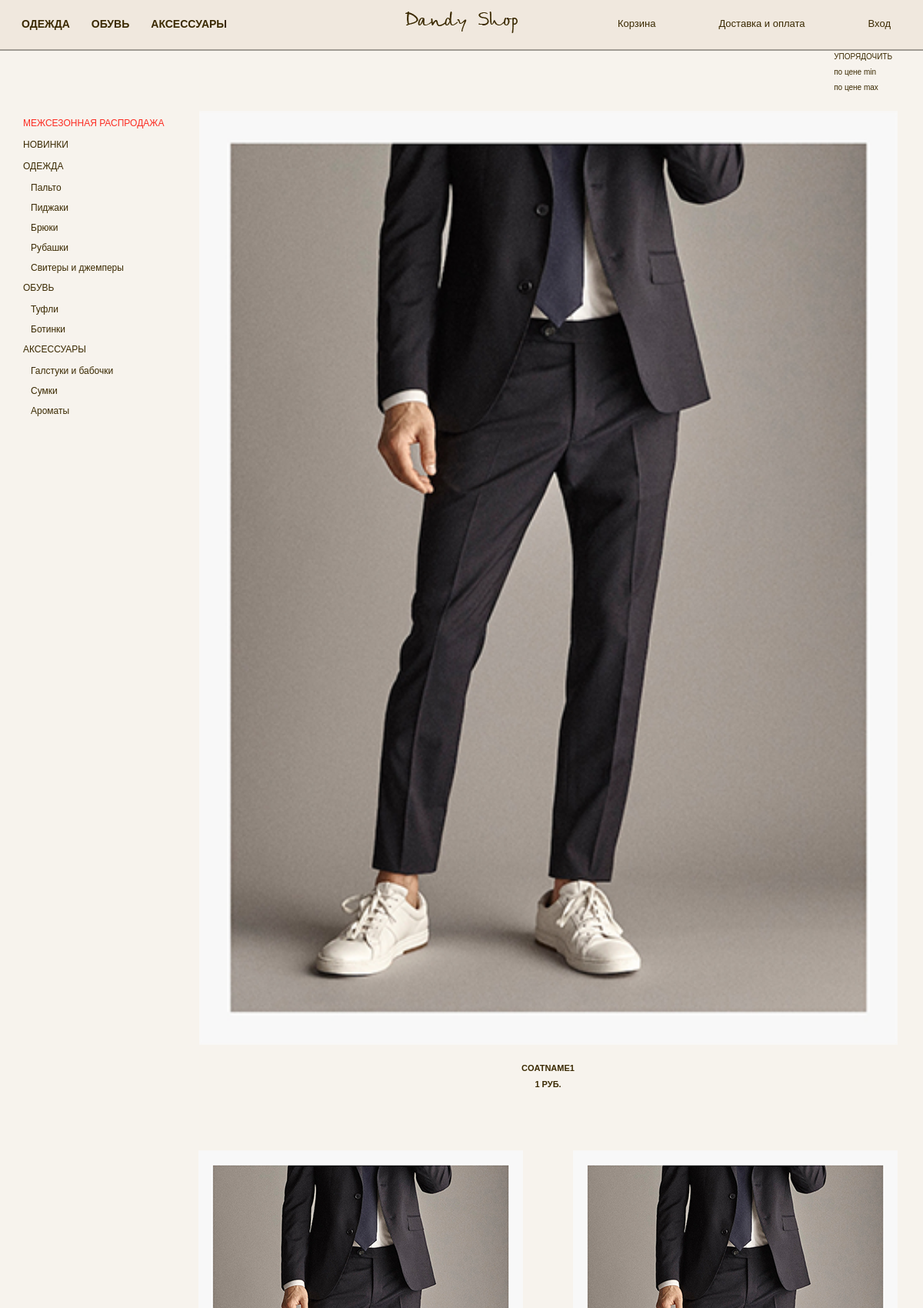
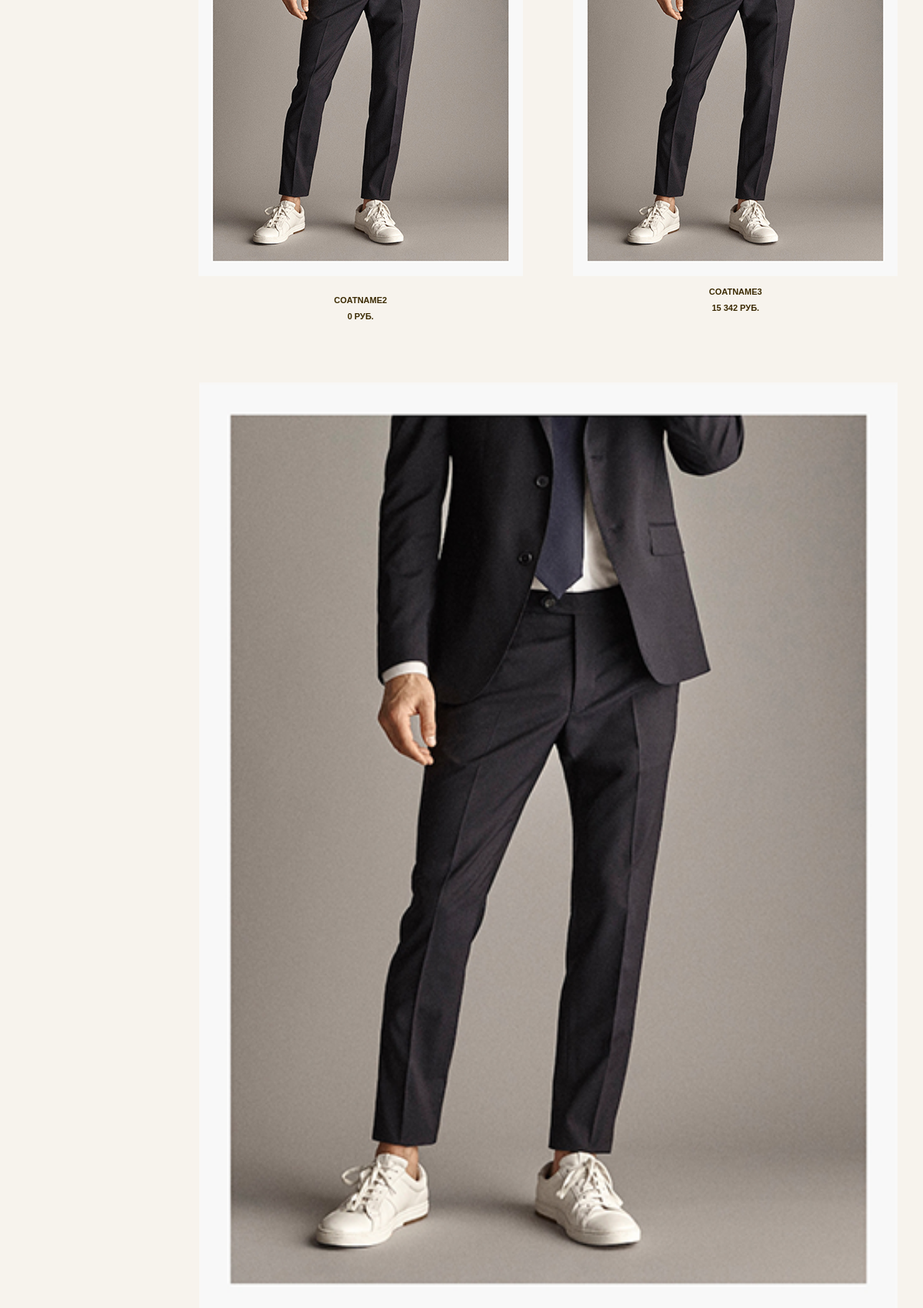
/catalog/coat/ (upper part), run on the app's committed database (2 pictures, top to bottom).
### catalogApp/models.py (models this page shows, shortened)
class Product(models.Model):
    fk_subcatalog = models.ForeignKey(
        Subcatalog, on_delete=models.CASCADE, related_name='products')
    slug = models.SlugField(max_length=100)
    name = models.CharField(max_length=100)
    description = models.TextField(blank=True)
    price = models.PositiveIntegerField(default=0)

class ImageProduct(models.Model):
    fk_product = models.ForeignKey(
        Product, on_delete=models.CASCADE, related_name='images_product')
    image = models.ImageField(
        blank=True, upload_to='imagesProduct')

### catalogApp/views.py (the view)
# urls.py: re_path(r'(?P<slug>\w+)/$', views.catalog_list, name='catalog'),
def catalog_list(request, slug):
    template = 'catalogApp/catalog.html'
    subcatalog = get_object_or_404(Subcatalog, slug=slug)
    products = subcatalog.products.all()
    form = CatalogFilterForm(request.GET)
    if form.is_valid():
        if form.cleaned_data['sort']:
            products = products.order_by(form.cleaned_data['sort'])
    context = {
        'subcatalog_name': subcatalog.name,
        'products': products,
        'form': form,
    }
    return render(request, template, context)

### catalogApp/models.py (called while the page is built)
    def __str__(self):
        return str(self.size)

### main/context_processors.py (called while the page is built)
def get_username(request):
    return {'username': auth.get_user(request).username}

### catalogApp/templates/catalogApp/catalog.html (shortened to what this page needs)
{% extends 'base_template.html' %}
{% load staticfiles %}
{% load humanize %}
{% block style %}
    {% static 'catalogApp/css/catalog_style.css' %}
{% endblock %}
{% block context %}
    <section class="sorted">
        <div class="container">
            <nav>
                <form action="" method="get">
                    <ul>
                        <li><h4>Упорядочить</h4></li>
                        {{ form.sort }}
                    </ul>
                </form>
            </nav>
        </div>
    </section>
    <section class="catalog_list">
        <div class="container">
            <div class="view_catalog">
                <nav class="view_menu_catalog">
                     <ul>
                        <li class="red_text">
                            <h2>Межсезонная распродажа</h2>
                        </li>
                        <li>
                            <h2>Новинки</h2>
                        </li>
                        <li>
                            <h2>Одежда</h2>
                            <ul>
                                <li><a href="{% url 'catalogApp:catalog' 'coat' %}">Пальто</a></li>
                                <li><a href="{% url 'catalogApp:catalog' 'jackets' %}">Пиджаки</a></li>
                                <li><a href="{% url 'catalogApp:catalog' 'trousers' %}">Брюки</a></li>
                                <li><a href="{% url 'catalogApp:catalog' 'shirts' %}">Рубашки</a></li>
                                <li><a href="{% url 'catalogApp:catalog' 'sweaters' %}">Свитеры и джемперы</a></li>
                            </ul>
                        </li>
                        <li>
                            <h2>Обувь</h2>
                            <ul>
                                <li><a href="{% url 'catalogApp:catalog' 'shoes' %}">Туфли</a></li>
                                <li><a href="{% url 'catalogApp:catalog' 'boots' %}">Ботинки</a></li>
                            </ul>
                        </li>
                        <li>
                            <h2>Аксессуары</h2>
                            <ul>
                                <li><a href="{% url 'catalogApp:catalog' 'ties' %}">Галстуки и бабочки</a></li>
                                <li><a href="{% url 'catalogApp:catalog' 'bags' %}">Сумки</a></li>
                                <li><a href="{% url 'catalogApp:catalog' 'aromas' %}">Ароматы</a></li>
                            </ul>
                        </li>
                    </ul>
                </nav>
                <div class="view_tile_catalog">
                    {% if products %}
                        {% for product in products %}
                            <div class="{% cycle 'tile_box_1' 'tile_box_2' 'tile_box_3' %}"
                                style="background-image:
                                        url({{ product.images_product.first.image.url }});">
                                <a href="{% url 'productApp:product' product.slug %}" class="link_image"></a>
                                <a href="{% url 'productApp:product' product.slug %}" class="link_text">
                                    <h3>{{ product.name }}</h3>
                                    <h3>{{ product.price|intcomma }} руб.</h3>
                                </a>
                            </div>
                        {% endfor %}
                    {% else %}
                        <h2>{{ subcatalog_name }} временно отсутствуют.</h2>
                    {% endif %}
                    </div>
                </div>
            </div>
    </section>
{% endblock %}

### static/css/base_style.css (style rules this page uses)
body { font-family: "century gothic", sans-serif; color: #3a2900; background-color: #f7f3ed; }
.container { max-width: 1200px; margin: 0 auto; }

### catalogApp/static/catalogApp/css/catalog_style.css (style rules this page uses)
.sorted { overflow: hidden; margin-bottom: 10px; }
.sorted nav { margin: 5px 40px; float: right; font-size: 10px; }
.sorted li { margin-bottom: 10px; }
.sorted h4 { text-transform: uppercase; }
.view_catalog { display: flex; align-items: flex-start; }
.view_menu_catalog { flex: 1; font-size: 12px; margin-top: 10px; margin-left: 30px; position: sticky; top: 75px; }
.view_menu_catalog h2 { text-transform: uppercase; margin-bottom: 16px; }
.view_menu_catalog a { display: block; margin-bottom: 14px; color: #3a2900; text-decoration: none; font-weight: normal; }
.red_text h2 { color: #fc2c22; }
.view_menu_catalog ul li ul { margin-left: 10px; }
.view_tile_catalog { flex: 5; display: grid; grid-template-columns: 1fr 1fr; grid-row-gap: 70px; justify-items: center; align-self: start; justify-content: space-between; }
.tile_box_1, .tile_box_2, .tile_box_3 { text-align: center; background-repeat: no-repeat; background-size: contain; }
.tile_box_1 { width: 908px; grid-column: 1/3; }
.tile_box_2, .tile_box_3 { width: 422px; }
.tile_box_1 a, .tile_box_2 a, .tile_box_3 a { display: block; width: 100%; font-size: 11px; font-weight: bold; text-decoration: none; text-transform: uppercase; }
.tile_box_1 .link_image { height: 1213px; }
.tile_box_2 .link_image, .tile_box_3 .link_image { height: 564px; }
.link_text { padding-top: 25px; color: #3a2900; }
.link_text h3 { margin-bottom: 10px; }

### data on the page
Product: images_product.first.image (picture), name "COATNAME1", price "1"
Product: images_product.first.image (picture), name "COATNAME2", price "0"
Product: images_product.first.image (picture), name "COATNAME3", price "15 342"
Product: images_product.first.image (picture)
